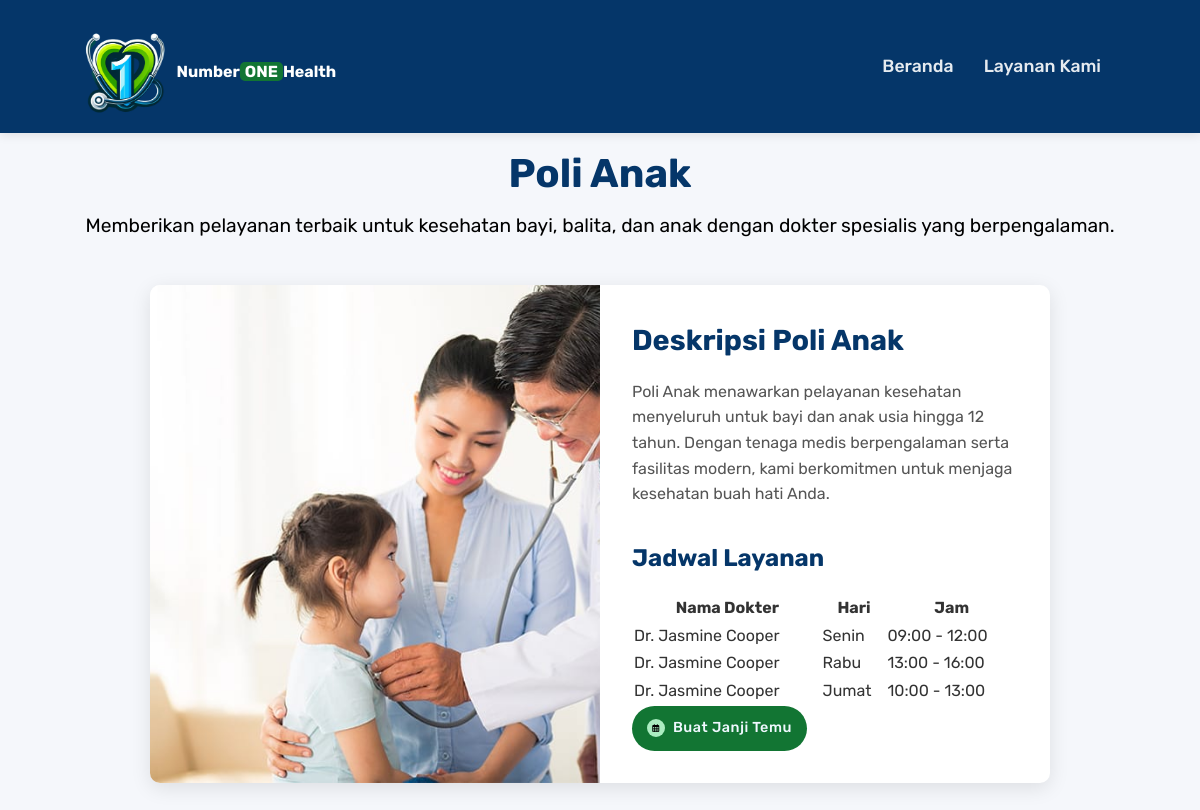
The page /poli_anak.php on the database its author committed.
### tables this page shows
CREATE TABLE `dokter` (
  `id` int(11) NOT NULL,
  `name` varchar(255) NOT NULL,
  `hari` varchar(50) NOT NULL,
  `jam` varchar(50) NOT NULL,
  `Lokasi` varchar(255) NOT NULL
);

### poli_anak.php (the view, shortened to what this page needs)
<?php
include('dbconn.php');
?>
<!DOCTYPE html>
<html lang="en">
  <head>
    <link rel="stylesheet" href="poli.css" />
    <link
      rel="stylesheet"
      href="https://cdnjs.cloudflare.com/ajax/libs/font-awesome/6.7.1/css/all.min.css"
    />
  </head>
  <body>
    <header>
      <div class="logo">
        <img
          src="Images/LogoNumberOneHealth.png"
          alt="Logo Number One Health"
        />
        <a href="#">Number<span>ONE</span>Health</a>
      </div>
      <nav class="navbar">
        <a href="index.php">Beranda</a>
        <div class="dropdown">
          <a href="#">Layanan Kami</a>
      </nav>
    </header>
    <section class="hero">
      <div class="hero-content">
        <h1>Poli Anak</h1>
        <p>
          Memberikan pelayanan terbaik untuk kesehatan bayi, balita, dan anak
          dengan dokter spesialis yang berpengalaman.
        </p>
      </div>
    </section>
    <section id="poli-info" class="poli-container">
      <div class="poli-box">
        <img src="Images/poli_anak.jpg" alt="Poli Anak" />
        <div class="poli-content">
          <h2>Deskripsi Poli Anak</h2>
          <p>
            Poli Anak menawarkan pelayanan kesehatan menyeluruh untuk bayi dan
            anak usia hingga 12 tahun. Dengan tenaga medis berpengalaman serta
            fasilitas modern, kami berkomitmen untuk menjaga kesehatan buah hati
            Anda.
          </p>
          <h3>Jadwal Layanan</h3>
           <table>
            <thead>
              <tr>
                <th>Nama Dokter</th>
                <th>Hari</th>
                <th>Jam</th>
              </tr>
            </thead>
            <tbody>
              <?php
              $query = "SELECT name, hari, jam FROM dokter WHERE Lokasi LIKE '%Poli Anak%'";
              $result = mysqli_query($conn, $query);
              if (mysqli_num_rows($result) > 0) {
                while ($row = mysqli_fetch_assoc($result)) {
                  echo "<tr>";
                  echo "<td>" . htmlspecialchars($row['name']) . "</td>";
                  echo "<td>" . htmlspecialchars($row['hari']) . "</td>";
                  echo "<td>" . htmlspecialchars($row['jam']) . "</td>";
                  echo "</tr>";
                }
              } else {
                echo "<tr><td colspan='3'>Tidak ada jadwal dokter untuk Poli Anak.</td></tr>";
              }
              ?>
            </tbody>
          </table>
          <div class="Home-btn">
            <a href="appointment.php">
              <i class="fa-regular fa-calendar-days"></i>
              Buat Janji Temu</a
            >
          </div>
        </div>
      </div>
    </section>
  </body>
</html>

### poli.css (style rules this page uses)
* { margin: 0; padding: 0; box-sizing: border-box; outline: none; text-decoration: none; font-family: "Rubik", sans-serif; }
body { background-color: #f5f7fb; color: #333; line-height: 1.6; }
header { display: flex; justify-content: space-between; align-items: center; padding: 1.2rem 7%; background-color: #053669; color: white; box-shadow: 0 2px 10px rgba(0, 0, 0, 0.1); position: sticky; top: 0; z-index: 1000; }
.logo { width: 150px; display: flex; align-items: center; }
.logo img { width: 55%; }
.logo a { font-weight: 700; font-size: 1rem; margin-top: 10px; margin-left: 10px; color: white; }
.logo span { background-color: rgb(18, 117, 51); padding: 0px 5px; color: white; border-radius: 5px; font-weight: bold; }
header .navbar { display: flex; align-items: center; }
header .navbar a { margin: 0 15px; color: rgba(255, 255, 255, 0.9); font-weight: 500; font-size: 1.1rem; position: relative; transition: color 0.3s ease; }
header .navbar .dropdown { position: relative; }
.Home-btn { display: flex; justify-content: flex-start; align-items: center; }
.Home-btn a { height: 45px; padding: 0px 15px; font-size: 0.9rem; font-weight: 500; background-color: rgb(18, 117, 51); color: aliceblue; display: flex; justify-content: center; align-items: center; letter-spacing: 0.5px; font-weight: 500; border-radius: 50px; margin-right: 10px; cursor: pointer; }
.Home-btn a i { width: 18px; height: 18px; display: flex; justify-content: center; align-items: center; border-radius: 50%; background-color: rgb(171, 237, 193); margin-right: 8px; font-size: 0.5rem; padding-bottom: 1px; color: black; }
.hero { display: flex; justify-content: center; align-items: center; height: 15vh; color: #053669; text-align: center; padding: 2rem; }
.hero-content h1 { font-size: 2.5rem; margin-bottom: 0.2rem; }
.hero-content p { font-size: 1.2rem; line-height: 1.8; color: black; }
#poli-info { padding: 2rem 7%; display: flex; justify-content: center; align-items: center; }
.poli-box { display: flex; flex-wrap: wrap; background-color: white; border-radius: 10px; box-shadow: 0 5px 20px rgba(0, 0, 0, 0.1); overflow: hidden; max-width: 900px; transition: transform 0.3s ease, box-shadow 0.3s ease; }
.poli-box img { flex: 1; width: 100%; height: auto; object-fit: cover; }
.poli-content { flex: 1; padding: 2rem; display: flex; flex-direction: column; justify-content: center; }
.poli-content h2 { font-size: 1.8rem; color: #053669; margin-bottom: 1rem; }
.poli-content h3 { font-size: 1.5rem; color: #053669; margin: 1rem 0; }
.poli-content p { font-size: 1rem; color: #555; margin-bottom: 1rem; }
.poli-box { display: flex; flex-wrap: nowrap; background-color: white; border-radius: 10px; box-shadow: 0 5px 20px rgba(0, 0, 0, 0.1); overflow: hidden; max-width: 900px; width: 100%; transition: transform 0.3s ease, box-shadow 0.3s ease; }
.poli-box img { flex: 1; width: 50%; height: auto; object-fit: cover; }

### rows shown on the page
dokter: name "Dr. Jasmine Cooper", hari "Senin", jam "09:00 - 12:00"
dokter: name "Dr. Jasmine Cooper", hari "Rabu", jam "13:00 - 16:00"
dokter: name "Dr. Jasmine Cooper", hari "Jumat", jam "10:00 - 13:00"
